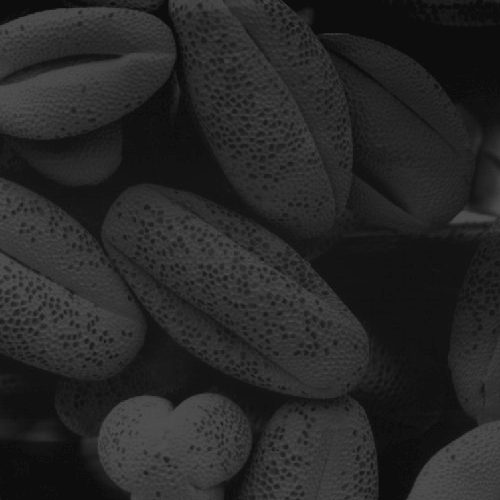
#> input picture modulo1/sesion6/Mod1-6Codigo/Imagenes/Oscura.tif, 500 x 500 px
$ python apartado4.py
#> lines starting #> are read from the running program, lines starting #| are printed output that depends on the picture
# -*- coding: utf-8 -*-
import cv2
import numpy as np
import sys
from matplotlib import pyplot as plt

img=cv2.imread("Imagenes/Oscura.tif",cv2.IMREAD_GRAYSCALE)
#> img is the input picture: shape (500, 500); min 13, max 83, mean 38.7
if img is None: #Si está vacía es que no se ha leído
	print('Imagen no encontrada\n')
	sys.exit(0)

#Obtenemos y mostramos el histograma original
hist,bins = np.histogram(img.flatten(),256,[0,256])
#> hist = 256 values, max 17718 at index 13, min 0 at index 0, mean 976.6; bins = 257 values from 0 to 256
plt.hist(img.flatten(),256,[0,256], color = 'r')
plt.xlim([0,256])
plt.show()
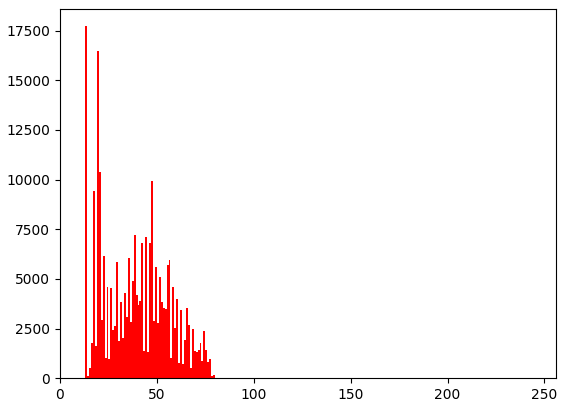
#> figure drawn by matplotlib, 1 panel; tallest bar 17718 high, from x = 13 to 14


min_val, max_val, min_loc, max_loc = cv2.minMaxLoc(img)
#> min_val = 13; max_val = 83; min_loc = (0, 0); max_loc = (120, 419)

img2=(img-min_val)/(max_val-min_val)*255.0 #Normalización de la imagen
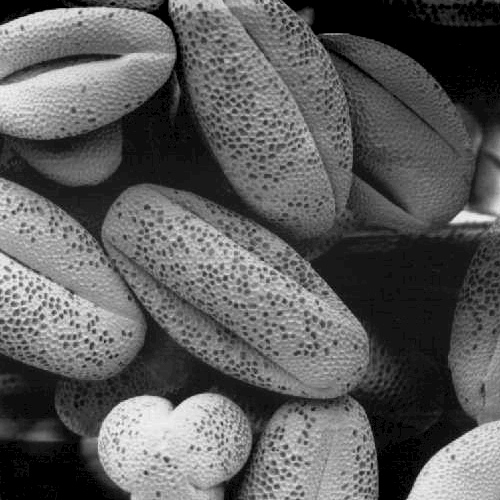
#> img2: shape (500, 500) float64; min 0, max 255, mean 93.8

#Obtenemos y mostramos el histograma normalizado
hist,bins = np.histogram(img2.flatten(),256,[0,256])
#> hist = 256 values, max 17718 at index 0, min 0 at index 1, mean 976.6
plt.hist(img2.flatten(),256,[0,256], color = 'r')
plt.xlim([0,256])
plt.show()
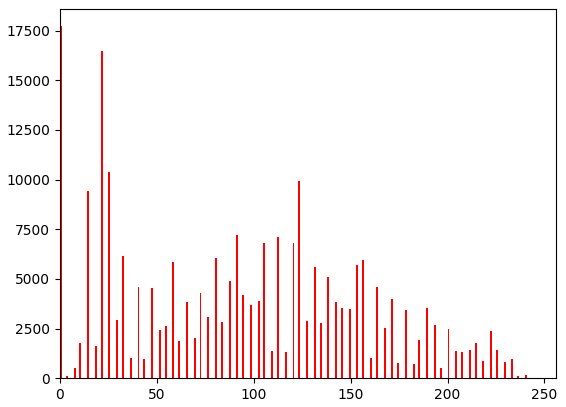
#> figure drawn by matplotlib, 1 panel; tallest bar 17718 high, from x = 0 to 1

# Ecualizamos el histograma
img3 = cv2.equalizeHist(img)
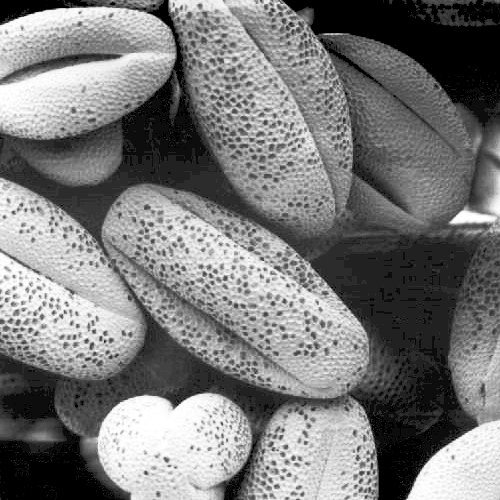
#> img3: shape (500, 500); min 0, max 255, mean 121.5

# Mostramos la imagen ecualizada
#cv2.imshow("Ecualizada", img3)

# Obtenemos y mostramos el histograma ecualizado
histeq,bins = np.histogram(img3.flatten(),256,[0,256])
#> histeq = 256 values, max 17814 at index 0, min 0 at index 2, mean 976.6
plt.hist(img3.flatten(),256,[0,256], color = 'r')
plt.xlim([0,256])
plt.show()
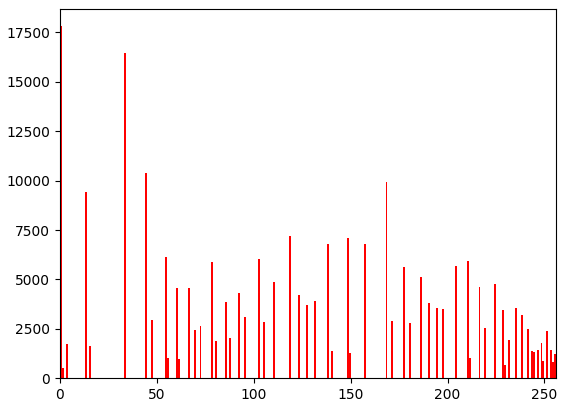
#> figure drawn by matplotlib, 1 panel; tallest bar 17814 high, from x = 0 to 1


#Mostramos la dos imágenes juntas
res = np.hstack((img,np.uint8(img2),img3))
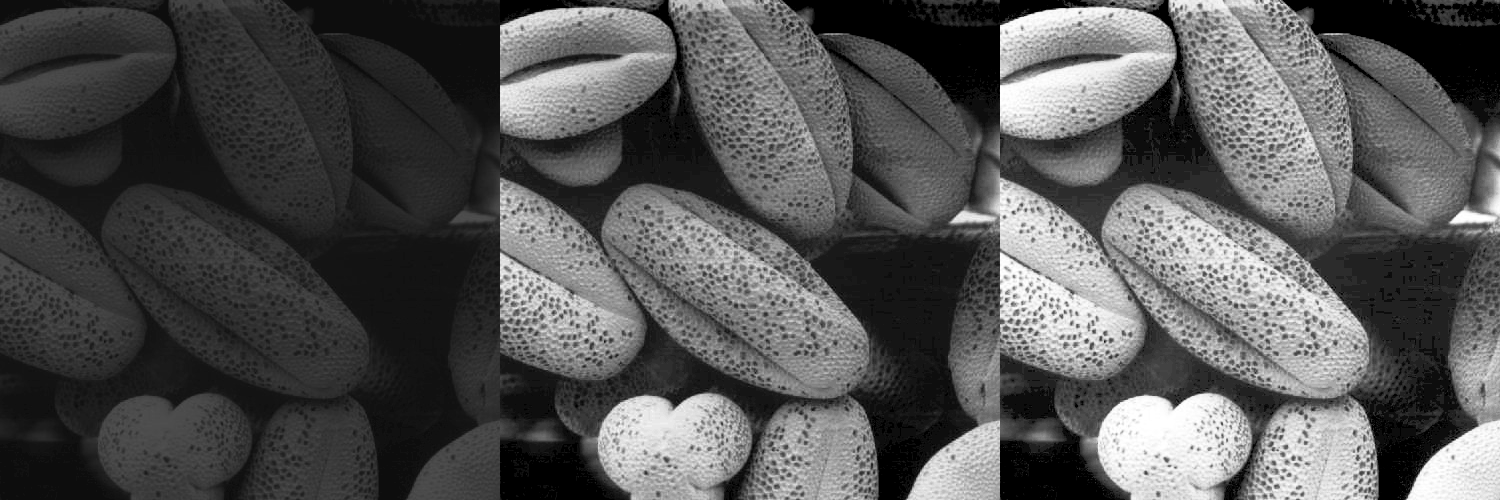
#> res: shape (500, 1500); min 0, max 255, mean 84.5

cv2.imshow("Corregida y Ecualizada",res)

cv2.waitKey(0)
cv2.destroyAllWindows()
